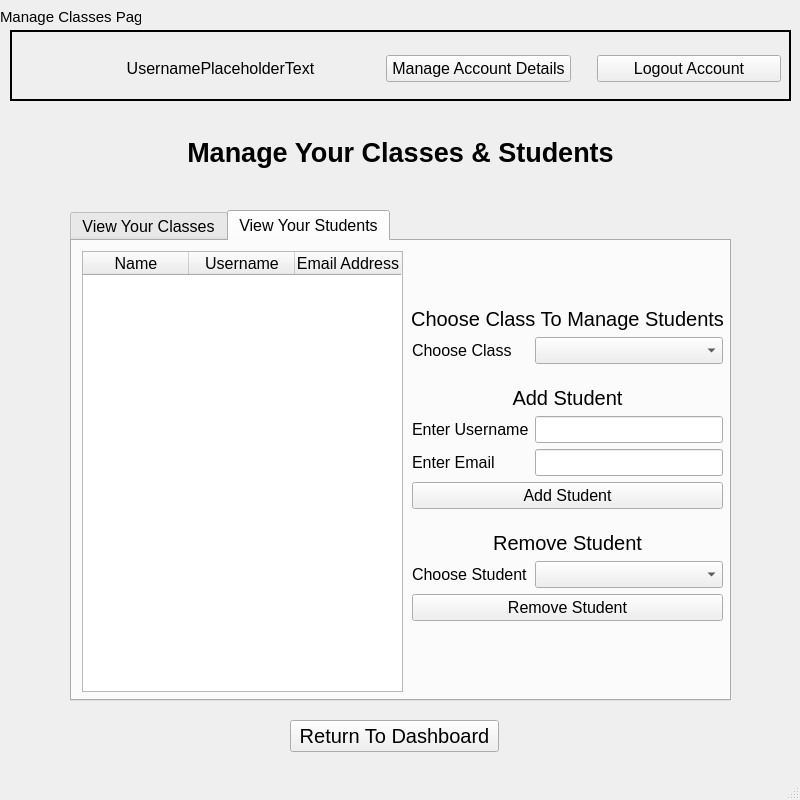
<?xml version="1.0" encoding="UTF-8"?>
<ui version="4.0">
 <class>MainWindow</class>
 <widget class="QMainWindow" name="MainWindow">
  <property name="geometry">
   <rect>
    <x>0</x>
    <y>0</y>
    <width>800</width>
    <height>800</height>
   </rect>
  </property>
  <property name="sizePolicy">
   <sizepolicy hsizetype="Fixed" vsizetype="Fixed">
    <horstretch>0</horstretch>
    <verstretch>0</verstretch>
   </sizepolicy>
  </property>
  <property name="minimumSize">
   <size>
    <width>800</width>
    <height>800</height>
   </size>
  </property>
  <property name="maximumSize">
   <size>
    <width>800</width>
    <height>800</height>
   </size>
  </property>
  <property name="windowTitle">
   <string>MainWindow</string>
  </property>
  <widget class="QWidget" name="centralwidget">
   <widget class="QLabel" name="labelForPage_3">
    <property name="geometry">
     <rect>
      <x>0</x>
      <y>0</y>
      <width>141</width>
      <height>33</height>
     </rect>
    </property>
    <property name="font">
     <font>
      <pointsize>11</pointsize>
      <weight>50</weight>
      <bold>false</bold>
      <kerning>true</kerning>
     </font>
    </property>
    <property name="tabletTracking">
     <bool>false</bool>
    </property>
    <property name="layoutDirection">
     <enum>Qt::LeftToRight</enum>
    </property>
    <property name="styleSheet">
     <string notr="true"/>
    </property>
    <property name="text">
     <string>Manage Classes Page</string>
    </property>
   </widget>
   <widget class="QWidget" name="verticalLayoutWidget_2">
    <property name="geometry">
     <rect>
      <x>70</x>
      <y>112</y>
      <width>661</width>
      <height>81</height>
     </rect>
    </property>
    <layout class="QVBoxLayout" name="welcomeLayout_2">
     <item>
      <widget class="QLabel" name="welcomeHeader_2">
       <property name="font">
        <font>
         <pointsize>20</pointsize>
         <weight>75</weight>
         <bold>true</bold>
        </font>
       </property>
       <property name="mouseTracking">
        <bool>true</bool>
       </property>
       <property name="layoutDirection">
        <enum>Qt::LeftToRight</enum>
       </property>
       <property name="styleSheet">
        <string notr="true"/>
       </property>
       <property name="text">
        <string>Manage Your Classes &amp; Students</string>
       </property>
       <property name="alignment">
        <set>Qt::AlignCenter</set>
       </property>
      </widget>
     </item>
    </layout>
   </widget>
   <widget class="QFrame" name="frame_4">
    <property name="geometry">
     <rect>
      <x>10</x>
      <y>30</y>
      <width>781</width>
      <height>71</height>
     </rect>
    </property>
    <property name="frameShape">
     <enum>QFrame::Box</enum>
    </property>
    <property name="frameShadow">
     <enum>QFrame::Plain</enum>
    </property>
    <property name="lineWidth">
     <number>2</number>
    </property>
    <widget class="QWidget" name="horizontalLayoutWidget">
     <property name="geometry">
      <rect>
       <x>10</x>
       <y>0</y>
       <width>761</width>
       <height>77</height>
      </rect>
     </property>
     <layout class="QHBoxLayout" name="horizontalLayout">
      <item>
       <widget class="QLabel" name="image">
        <property name="sizePolicy">
         <sizepolicy hsizetype="Preferred" vsizetype="Preferred">
          <horstretch>0</horstretch>
          <verstretch>0</verstretch>
         </sizepolicy>
        </property>
        <property name="maximumSize">
         <size>
          <width>55</width>
          <height>55</height>
         </size>
        </property>
        <property name="text">
         <string/>
        </property>
        <property name="pixmap">
         <pixmap>../../../../../../Downloads/images__1_-removebg-preview.png</pixmap>
        </property>
        <property name="scaledContents">
         <bool>true</bool>
        </property>
       </widget>
      </item>
      <item>
       <widget class="QLabel" name="username">
        <property name="sizePolicy">
         <sizepolicy hsizetype="Fixed" vsizetype="Preferred">
          <horstretch>0</horstretch>
          <verstretch>0</verstretch>
         </sizepolicy>
        </property>
        <property name="minimumSize">
         <size>
          <width>279</width>
          <height>0</height>
         </size>
        </property>
        <property name="maximumSize">
         <size>
          <width>279</width>
          <height>16777215</height>
         </size>
        </property>
        <property name="font">
         <font>
          <pointsize>12</pointsize>
         </font>
        </property>
        <property name="text">
         <string>UsernamePlaceholderText</string>
        </property>
        <property name="alignment">
         <set>Qt::AlignCenter</set>
        </property>
       </widget>
      </item>
      <item>
       <spacer name="horizontalSpacer_3">
        <property name="orientation">
         <enum>Qt::Horizontal</enum>
        </property>
        <property name="sizeType">
         <enum>QSizePolicy::Fixed</enum>
        </property>
        <property name="sizeHint" stdset="0">
         <size>
          <width>20</width>
          <height>20</height>
         </size>
        </property>
       </spacer>
      </item>
      <item>
       <widget class="QPushButton" name="manageAccountDetails">
        <property name="font">
         <font>
          <pointsize>12</pointsize>
         </font>
        </property>
        <property name="text">
         <string>Manage Account Details</string>
        </property>
       </widget>
      </item>
      <item>
       <spacer name="horizontalSpacer_2">
        <property name="orientation">
         <enum>Qt::Horizontal</enum>
        </property>
        <property name="sizeType">
         <enum>QSizePolicy::Fixed</enum>
        </property>
        <property name="sizeHint" stdset="0">
         <size>
          <width>20</width>
          <height>20</height>
         </size>
        </property>
       </spacer>
      </item>
      <item>
       <widget class="QPushButton" name="logoutAccount">
        <property name="font">
         <font>
          <pointsize>12</pointsize>
         </font>
        </property>
        <property name="text">
         <string>Logout Account</string>
        </property>
       </widget>
      </item>
     </layout>
    </widget>
   </widget>
   <widget class="QPushButton" name="returnToDashboard">
    <property name="geometry">
     <rect>
      <x>290</x>
      <y>720</y>
      <width>209</width>
      <height>32</height>
     </rect>
    </property>
    <property name="font">
     <font>
      <pointsize>15</pointsize>
     </font>
    </property>
    <property name="text">
     <string>Return To Dashboard</string>
    </property>
   </widget>
   <widget class="QTabWidget" name="classManagement">
    <property name="geometry">
     <rect>
      <x>70</x>
      <y>210</y>
      <width>661</width>
      <height>491</height>
     </rect>
    </property>
    <property name="font">
     <font>
      <pointsize>12</pointsize>
     </font>
    </property>
    <property name="currentIndex">
     <number>1</number>
    </property>
    <widget class="QWidget" name="classView">
     <attribute name="title">
      <string>View Your Classes</string>
     </attribute>
     <widget class="QTableWidget" name="classes">
      <property name="geometry">
       <rect>
        <x>20</x>
        <y>10</y>
        <width>211</width>
        <height>441</height>
       </rect>
      </property>
      <property name="font">
       <font>
        <pointsize>12</pointsize>
       </font>
      </property>
      <attribute name="horizontalHeaderDefaultSectionSize">
       <number>104</number>
      </attribute>
      <column>
       <property name="text">
        <string>Class Name</string>
       </property>
      </column>
      <column>
       <property name="text">
        <string>Year Group</string>
       </property>
      </column>
     </widget>
     <widget class="QWidget" name="formLayoutWidget">
      <property name="geometry">
       <rect>
        <x>250</x>
        <y>10</y>
        <width>391</width>
        <height>441</height>
       </rect>
      </property>
      <layout class="QFormLayout" name="formLayout">
       <item row="0" column="0" colspan="2">
        <spacer name="verticalSpacer">
         <property name="orientation">
          <enum>Qt::Vertical</enum>
         </property>
         <property name="sizeType">
          <enum>QSizePolicy::Fixed</enum>
         </property>
         <property name="sizeHint" stdset="0">
          <size>
           <width>20</width>
           <height>10</height>
          </size>
         </property>
        </spacer>
       </item>
       <item row="1" column="0" colspan="2">
        <widget class="QLabel" name="label">
         <property name="font">
          <font>
           <pointsize>15</pointsize>
           <underline>false</underline>
          </font>
         </property>
         <property name="text">
          <string>Create Class</string>
         </property>
         <property name="alignment">
          <set>Qt::AlignCenter</set>
         </property>
        </widget>
       </item>
       <item row="2" column="0">
        <widget class="QLabel" name="classNameLabel">
         <property name="text">
          <string>Class Name</string>
         </property>
        </widget>
       </item>
       <item row="2" column="1">
        <widget class="QLineEdit" name="classNameLineEdit"/>
       </item>
       <item row="3" column="0">
        <widget class="QLabel" name="yearGroupLabel">
         <property name="text">
          <string>Year Group</string>
         </property>
        </widget>
       </item>
       <item row="3" column="1">
        <widget class="QSpinBox" name="yearGroupSpinBox">
         <property name="minimum">
          <number>7</number>
         </property>
         <property name="maximum">
          <number>11</number>
         </property>
        </widget>
       </item>
       <item row="4" column="0" colspan="2">
        <widget class="QPushButton" name="createClassButton">
         <property name="text">
          <string>Create Class</string>
         </property>
        </widget>
       </item>
       <item row="5" column="0" colspan="2">
        <spacer name="verticalSpacer_2">
         <property name="orientation">
          <enum>Qt::Vertical</enum>
         </property>
         <property name="sizeType">
          <enum>QSizePolicy::Fixed</enum>
         </property>
         <property name="sizeHint" stdset="0">
          <size>
           <width>78</width>
           <height>17</height>
          </size>
         </property>
        </spacer>
       </item>
       <item row="6" column="0" colspan="2">
        <widget class="QLabel" name="label_3">
         <property name="font">
          <font>
           <pointsize>15</pointsize>
           <underline>false</underline>
          </font>
         </property>
         <property name="text">
          <string>Modify Class Details</string>
         </property>
         <property name="alignment">
          <set>Qt::AlignCenter</set>
         </property>
        </widget>
       </item>
       <item row="7" column="0">
        <widget class="QLabel" name="chooseClassLabel">
         <property name="text">
          <string>Choose Class</string>
         </property>
        </widget>
       </item>
       <item row="7" column="1">
        <widget class="QComboBox" name="chooseClassComboBox"/>
       </item>
       <item row="8" column="0">
        <widget class="QLabel" name="renameClassNameLabel">
         <property name="text">
          <string>Rename Class Name</string>
         </property>
        </widget>
       </item>
       <item row="8" column="1">
        <widget class="QLineEdit" name="renameClassNameLineEdit"/>
       </item>
       <item row="9" column="0">
        <widget class="QLabel" name="changeYearGroupLabel">
         <property name="text">
          <string>Change Year Group</string>
         </property>
        </widget>
       </item>
       <item row="9" column="1">
        <widget class="QSpinBox" name="changeYearGroupSpinBox">
         <property name="minimum">
          <number>7</number>
         </property>
         <property name="maximum">
          <number>11</number>
         </property>
        </widget>
       </item>
       <item row="10" column="0" colspan="2">
        <widget class="QPushButton" name="modifyClassButton">
         <property name="text">
          <string>Modify Class</string>
         </property>
        </widget>
       </item>
       <item row="11" column="0" colspan="2">
        <spacer name="verticalSpacer_3">
         <property name="orientation">
          <enum>Qt::Vertical</enum>
         </property>
         <property name="sizeType">
          <enum>QSizePolicy::Fixed</enum>
         </property>
         <property name="sizeHint" stdset="0">
          <size>
           <width>78</width>
           <height>17</height>
          </size>
         </property>
        </spacer>
       </item>
       <item row="12" column="0" colspan="2">
        <widget class="QLabel" name="label_4">
         <property name="font">
          <font>
           <pointsize>15</pointsize>
           <underline>false</underline>
          </font>
         </property>
         <property name="text">
          <string>Remove Class</string>
         </property>
         <property name="alignment">
          <set>Qt::AlignCenter</set>
         </property>
        </widget>
       </item>
       <item row="14" column="0">
        <widget class="QLabel" name="removeClassLabel">
         <property name="text">
          <string>Remove Class</string>
         </property>
        </widget>
       </item>
       <item row="14" column="1">
        <widget class="QComboBox" name="removeClassComboBox"/>
       </item>
       <item row="15" column="0" colspan="2">
        <widget class="QPushButton" name="removeClassButton">
         <property name="text">
          <string>Remove Class</string>
         </property>
        </widget>
       </item>
      </layout>
     </widget>
    </widget>
    <widget class="QWidget" name="studentView">
     <attribute name="title">
      <string>View Your Students</string>
     </attribute>
     <widget class="QTableWidget" name="classes_2">
      <property name="geometry">
       <rect>
        <x>10</x>
        <y>10</y>
        <width>321</width>
        <height>441</height>
       </rect>
      </property>
      <property name="font">
       <font>
        <pointsize>12</pointsize>
       </font>
      </property>
      <attribute name="horizontalHeaderDefaultSectionSize">
       <number>106</number>
      </attribute>
      <column>
       <property name="text">
        <string>Name</string>
       </property>
      </column>
      <column>
       <property name="text">
        <string>Username</string>
       </property>
      </column>
      <column>
       <property name="text">
        <string>Email Address</string>
       </property>
      </column>
     </widget>
     <widget class="QWidget" name="formLayoutWidget_2">
      <property name="geometry">
       <rect>
        <x>340</x>
        <y>50</y>
        <width>311</width>
        <height>361</height>
       </rect>
      </property>
      <layout class="QFormLayout" name="formLayout_2">
       <item row="0" column="0" colspan="2">
        <spacer name="verticalSpacer_4">
         <property name="orientation">
          <enum>Qt::Vertical</enum>
         </property>
         <property name="sizeType">
          <enum>QSizePolicy::Fixed</enum>
         </property>
         <property name="sizeHint" stdset="0">
          <size>
           <width>20</width>
           <height>10</height>
          </size>
         </property>
        </spacer>
       </item>
       <item row="1" column="0" colspan="2">
        <widget class="QLabel" name="label_6">
         <property name="font">
          <font>
           <pointsize>15</pointsize>
           <underline>false</underline>
          </font>
         </property>
         <property name="text">
          <string>Choose Class To Manage Students</string>
         </property>
         <property name="alignment">
          <set>Qt::AlignCenter</set>
         </property>
        </widget>
       </item>
       <item row="2" column="0">
        <widget class="QLabel" name="chooseClassLabel_2">
         <property name="text">
          <string>Choose Class</string>
         </property>
        </widget>
       </item>
       <item row="2" column="1">
        <widget class="QComboBox" name="chooseClassComboBox_2"/>
       </item>
       <item row="3" column="0" colspan="2">
        <spacer name="verticalSpacer_6">
         <property name="orientation">
          <enum>Qt::Vertical</enum>
         </property>
         <property name="sizeType">
          <enum>QSizePolicy::Fixed</enum>
         </property>
         <property name="sizeHint" stdset="0">
          <size>
           <width>20</width>
           <height>10</height>
          </size>
         </property>
        </spacer>
       </item>
       <item row="4" column="0" colspan="2">
        <widget class="QLabel" name="label_2">
         <property name="font">
          <font>
           <pointsize>15</pointsize>
           <underline>false</underline>
          </font>
         </property>
         <property name="text">
          <string>Add Student</string>
         </property>
         <property name="alignment">
          <set>Qt::AlignCenter</set>
         </property>
        </widget>
       </item>
       <item row="7" column="0">
        <widget class="QLabel" name="enterUsernameLabel">
         <property name="text">
          <string>Enter Username</string>
         </property>
        </widget>
       </item>
       <item row="7" column="1">
        <widget class="QLineEdit" name="enterUsernameLineEdit"/>
       </item>
       <item row="8" column="0">
        <widget class="QLabel" name="enterEmailLabel">
         <property name="text">
          <string>Enter Email</string>
         </property>
        </widget>
       </item>
       <item row="8" column="1">
        <widget class="QLineEdit" name="enterEmailLineEdit"/>
       </item>
       <item row="9" column="0" colspan="2">
        <widget class="QPushButton" name="addStudentButton">
         <property name="text">
          <string>Add Student</string>
         </property>
        </widget>
       </item>
       <item row="10" column="0" colspan="2">
        <spacer name="verticalSpacer_5">
         <property name="orientation">
          <enum>Qt::Vertical</enum>
         </property>
         <property name="sizeType">
          <enum>QSizePolicy::Fixed</enum>
         </property>
         <property name="sizeHint" stdset="0">
          <size>
           <width>20</width>
           <height>10</height>
          </size>
         </property>
        </spacer>
       </item>
       <item row="11" column="0" colspan="2">
        <widget class="QLabel" name="label_5">
         <property name="font">
          <font>
           <pointsize>15</pointsize>
           <underline>false</underline>
          </font>
         </property>
         <property name="text">
          <string>Remove Student</string>
         </property>
         <property name="alignment">
          <set>Qt::AlignCenter</set>
         </property>
        </widget>
       </item>
       <item row="13" column="0">
        <widget class="QLabel" name="chooseStudentLabel">
         <property name="text">
          <string>Choose Student</string>
         </property>
        </widget>
       </item>
       <item row="13" column="1">
        <widget class="QComboBox" name="chooseStudentComboBox"/>
       </item>
       <item row="14" column="0" colspan="2">
        <widget class="QPushButton" name="removeStudentButton">
         <property name="text">
          <string>Remove Student</string>
         </property>
        </widget>
       </item>
       <item row="15" column="0" colspan="2">
        <spacer name="verticalSpacer_7">
         <property name="orientation">
          <enum>Qt::Vertical</enum>
         </property>
         <property name="sizeType">
          <enum>QSizePolicy::Fixed</enum>
         </property>
         <property name="sizeHint" stdset="0">
          <size>
           <width>20</width>
           <height>10</height>
          </size>
         </property>
        </spacer>
       </item>
      </layout>
     </widget>
    </widget>
   </widget>
  </widget>
  <widget class="QMenuBar" name="menubar">
   <property name="geometry">
    <rect>
     <x>0</x>
     <y>0</y>
     <width>800</width>
     <height>21</height>
    </rect>
   </property>
  </widget>
  <widget class="QStatusBar" name="statusbar"/>
 </widget>
 <resources/>
 <connections/>
</ui>
